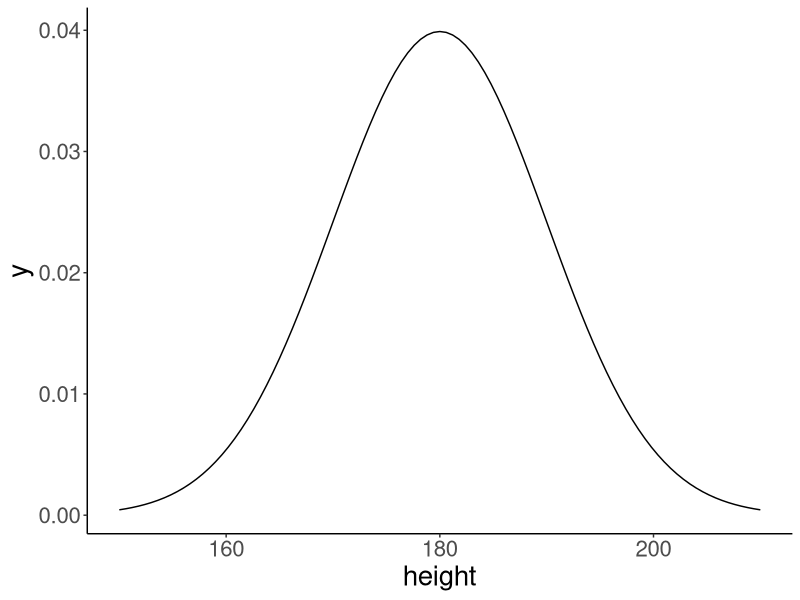
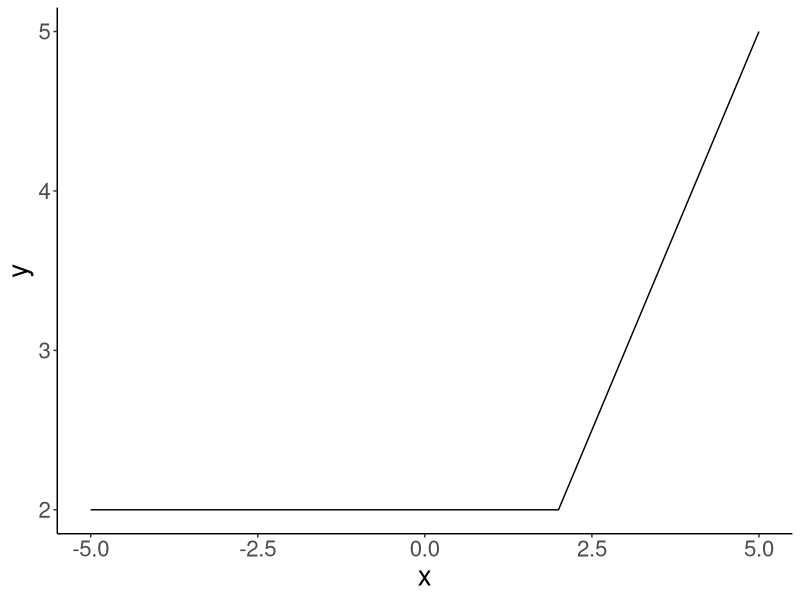
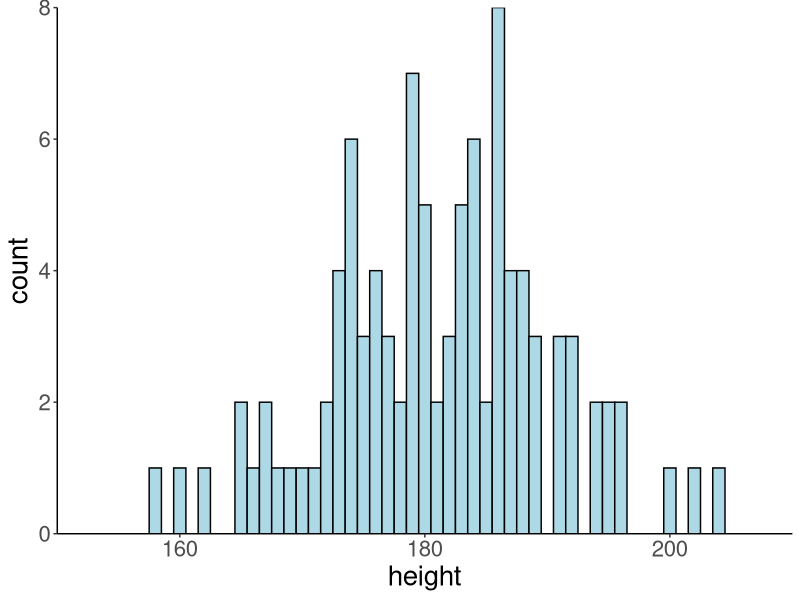
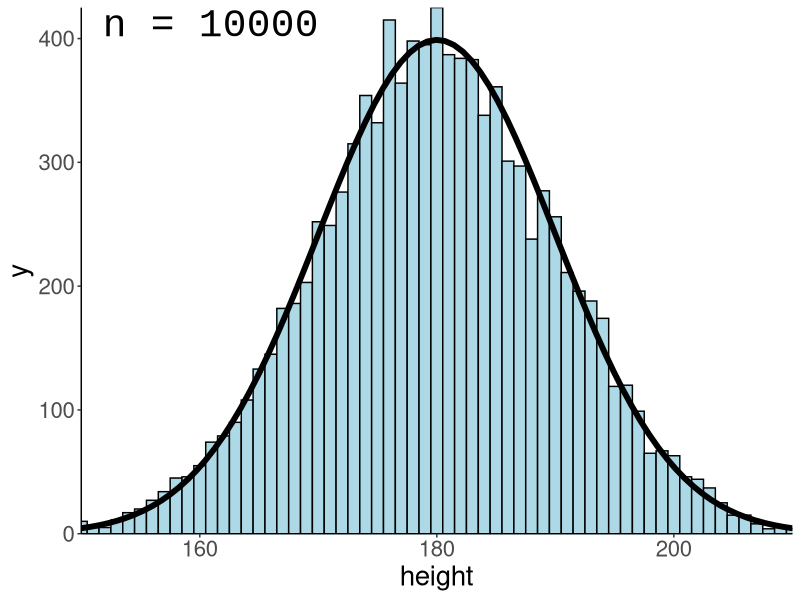
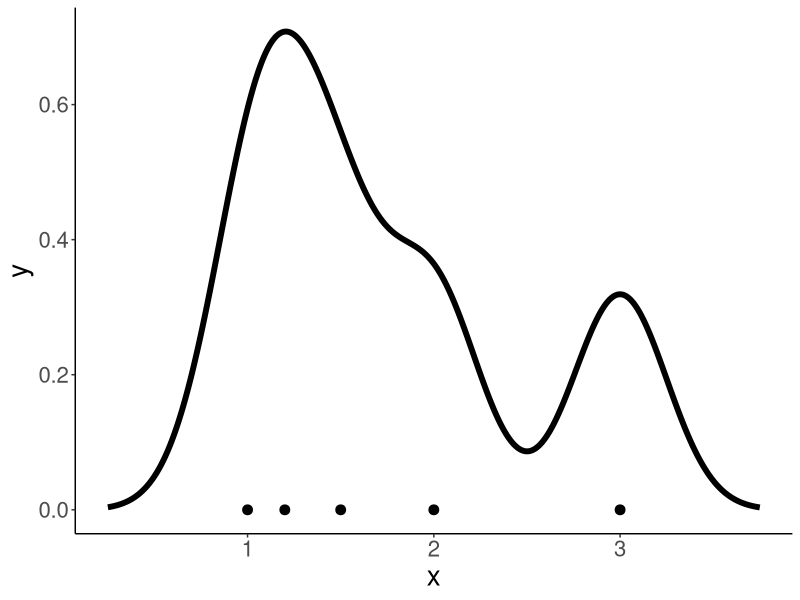
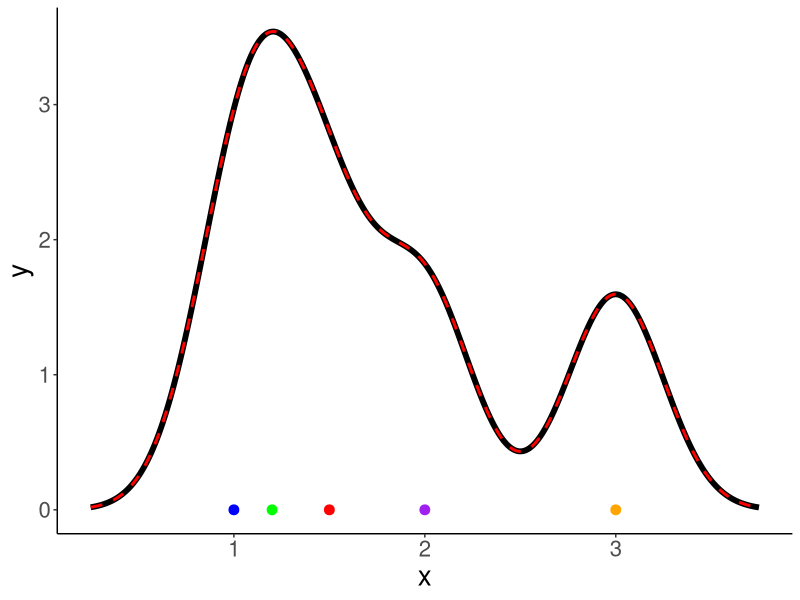
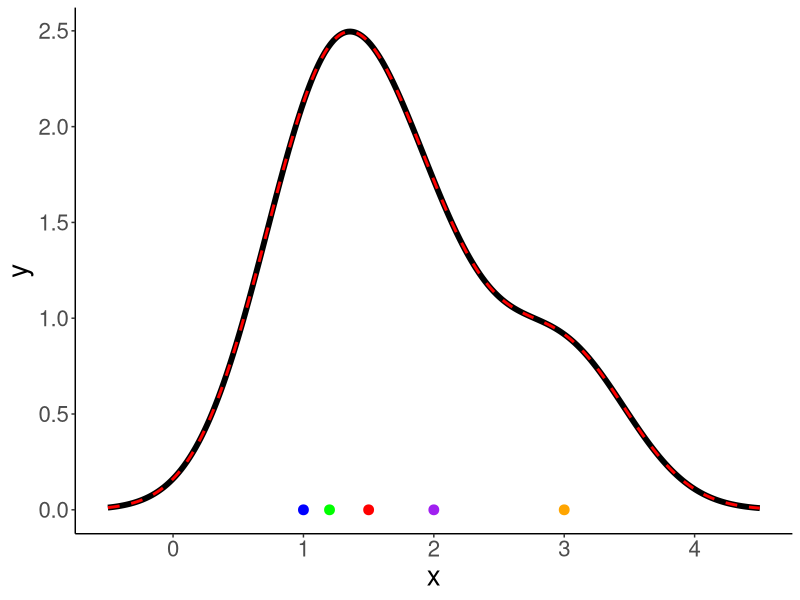
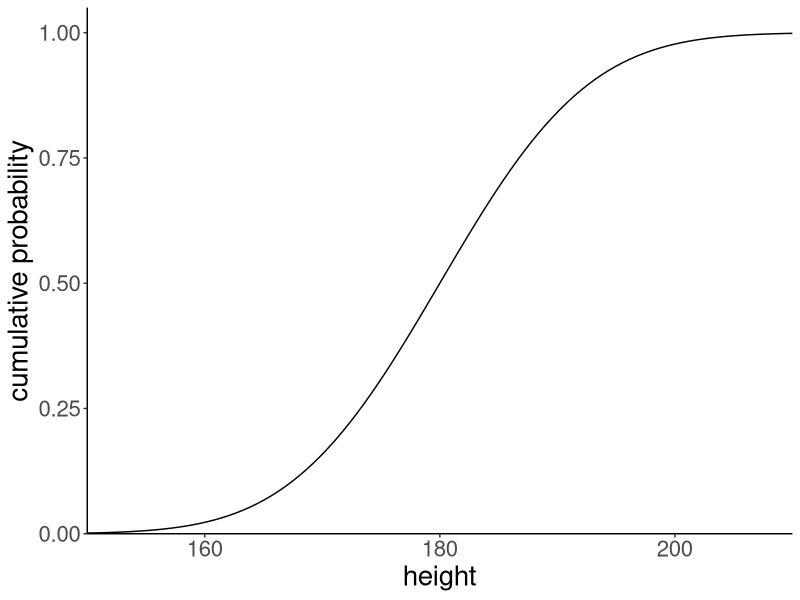

The R script that drew these images, in order:
## ---- chunk 1
library("knitr")
library("kableExtra")
library("MASS")
library("patchwork")
library("tidyverse")
## ---- chunk 2
theme_set(theme_classic() + #set the theme 
            theme(text = element_text(size = 20))) #set the default text size

opts_chunk$set(comment = "",
               fig.show = "hold")
## ---- chunk 3
tibble(letter = c("`d`","`p`","`q`","`r`"),
  description = c('for "__density__", the density function (probability function (for _discrete_ variables) or probability density function (for _continuous_ variables))',
                  'for "__probability__", the cumulative distribution function',
                  'for "__quantile__", the inverse cumulative distribution function',
                  'for "__random__", a random variable having the specified distribution'),
  example = c("`dnorm()`", "`pnorm()`", "`qnorm()`", "`rnorm()`")) %>% 
kable() %>% 
kable_styling(bootstrap_options = "striped",
              full_width = F)
## ---- chunk 4
ggplot(data = tibble(height = c(150, 210)),
       mapping = aes(x = height)) +
  stat_function(fun = ~ dnorm(., mean = 180, sd = 10))
## ---- chunk 5
# define the breakpoint function 
fun.breakpoint = function(x, breakpoint){
  x[x < breakpoint] = breakpoint
  return(x)
}

# plot the function
ggplot(data = tibble(x = c(-5, 5)),
       mapping = aes(x = x)) +
  stat_function(fun = ~ fun.breakpoint(., breakpoint = 2))
## ---- chunk 6
# make this example reproducible 
set.seed(1)

# define how many samples to draw 
tmp.nsamples = 100

# make a data frame with the samples
df.plot = tibble(height = rnorm(n = tmp.nsamples, mean = 180, sd = 10))

# plot the samples using a histogram 
ggplot(data = df.plot,
       mapping = aes(x = height)) +
  geom_histogram(binwidth = 1,
                 color = "black",
                 fill = "lightblue") +
  scale_x_continuous(breaks = c(160, 180, 200)) +
  coord_cartesian(xlim = c(150, 210), expand = F)

# remove all variables with tmp in their name 
rm(list = ls() %>% str_subset(pattern = "tmp."))
## ---- chunk 7
# make this example reproducible 
set.seed(1)

# play around with this value
# tmp.nsamples = 100
tmp.nsamples = 10000
tmp.binwidth = 1

# make a data frame with the samples
df.plot = tibble(height = rnorm(n = tmp.nsamples,
                                mean = 180,
                                sd = 10)) 

# adjust the density of the normal distribution based on the samples and binwidth 
fun.dnorm = function(x, mean, sd, n, binwidth){
  dnorm(x = x, mean = mean, sd = sd) * n * binwidth
}

# plot the samples using a histogram 
ggplot(data = df.plot,
       mapping = aes(x = height)) +
  geom_histogram(binwidth = tmp.binwidth,
                 color = "black",
                 fill = "lightblue") +
  stat_function(fun = ~ fun.dnorm(x = .,
                                  mean = 180,
                                  sd = 10,
                                  n = tmp.nsamples,
                                  binwidth = tmp.binwidth),
                xlim = c(min(df.plot$height), max(df.plot$height)),
                size = 2) +
  annotate(geom = "text",
           label = str_c("n = ", tmp.nsamples),
           x = -Inf,
           y = Inf,
           hjust = -0.1,
           vjust = 1.1,
           size = 10,
           family = "Courier New") +
  scale_x_continuous(breaks = c(160, 180, 200)) +
  coord_cartesian(xlim = c(150, 210), expand = F)

# remove all variables with tmp in their name 
rm(list = ls() %>% str_subset(pattern = "tmp."))
## ---- chunk 8

# calculate density
observations = c(1, 1.2, 1.5, 2, 3)
bandwidth = 0.25 # bandwidth (= sd) of the Gaussian distribution 
tmp.density = density(observations,
        kernel = "gaussian",
        bw = bandwidth,
        n = 512)

# save density as data frame 
df.density = tibble(x = tmp.density$x,
                    y = tmp.density$y) 

df.density %>% 
  head() %>% 
  kable(digits = 3) %>% 
  kable_styling(bootstrap_options = "striped",
                full_width = F)
## ---- chunk 9
ggplot(data = df.density, 
       mapping = aes(x = x, y = y)) +
  geom_line(size = 2) +
  geom_point(data = enframe(observations),
             mapping = aes(x = value, y = 0),
             size = 3)
## ---- chunk 10
# add densities for the individual normal distributions
for (i in 1:length(observations)){
  df.density[[str_c("observation_",i)]] = dnorm(df.density$x,
                                                mean = observations[i],
                                                sd = bandwidth)
}

# sum densities
df.density = df.density %>%
  mutate(sum_norm = rowSums(select(., contains("observation_"))),
         y = y * length(observations))

df.density %>% 
  head() %>% 
  kable(digits = 3) %>% 
  kable_styling(bootstrap_options = "striped",
                full_width = F)
## ---- chunk 11
# colors of individual Gaussian distributions 
colors = c("blue", "green", "red", "purple", "orange")

# original density 
p = ggplot(data = df.density, aes(x = x, y = y)) +
  geom_line(size = 2)

# individual densities 
for (i in 1:length(observations)){
  p = p + stat_function(fun = "dnorm",
                        args = list(mean = observations[i], sd = bandwidth),
                        color = colors[i])
}

# individual observations 
p = p + geom_point(data = enframe(observations),
             mapping = aes(x = value, y = 0, color = factor(1:5)),
             size = 3,
             show.legend = F) +
  scale_color_manual(values = colors)

# sum of the individual densities
p = p +
  geom_line(data = df.density,
            aes(x = x, y = sum_norm),
            size = 1,
            color = "red",
            linetype = 2)
p # print the figure
## ---- chunk 12
# colors of individual Gaussian distributions 
colors = c("blue", "green", "red", "purple", "orange")

# calculate density
observations = c(1, 1.2, 1.5, 2, 3)
bandwidth = 0.5 # bandwidth (= sd) of the Gaussian distribution 
tmp.density = density(observations,
        kernel = "gaussian",
        bw = bandwidth,
        n = 512)

# save density as data frame 
df.density = tibble(
  x = tmp.density$x,
  y = tmp.density$y
) 

# add densities for the individual normal distributions
for (i in 1:length(observations)){
  df.density[[str_c("observation_",i)]] = dnorm(df.density$x,
                                                mean = observations[i],
                                                sd = bandwidth)
}

# sum densities
df.density = df.density %>%
  mutate(sum_norm = rowSums(select(., contains("observation_"))),
         y = y * length(observations))

# original plot 
p = ggplot(data = df.density, aes(x = x, y = y)) +
  geom_line(size = 2) +
  geom_point(data = enframe(observations),
             mapping = aes(x = value,
                           y = 0,
                           color = factor(1:5)),
             size = 3,
             show.legend = F) +
  scale_color_manual(values = colors)

# add individual Gaussians
for (i in 1:length(observations)){
  p = p + stat_function(fun = "dnorm",
                        args = list(mean = observations[i], sd = bandwidth),
                        color = colors[i])
}

# add the sum of Gaussians
p = p +
  geom_line(data = df.density,
            aes(x = x, y = sum_norm),
            size = 1,
            color = "red",
            linetype = 2)
p
## ---- chunk 13
ggplot(data = tibble(height = c(150, 210)),
       mapping = aes(x = height)) +
  stat_function(fun = ~ pnorm(q = ., 
                              mean = 180, 
                              sd = 10)) + 
  labs(x = "height", y = "cumulative probability") + 
  scale_x_continuous(breaks = c(160, 180, 200)) + 
  coord_cartesian(xlim = c(150, 210),
                  ylim = c(0, 1.05),
                  expand = F)
## ---- chunk 14
tmp.x = 190
tmp.y = pnorm(tmp.x, mean = 180, sd = 10)

print(tmp.y %>% round(3))

# draw the cumulative probability distribution and show the value
ggplot(data = tibble(height = c(150, 210)),
       mapping = aes(x = height)) +
  stat_function(fun = ~ pnorm(q = .,
                              mean = 180, 
                              sd = 10 )) +
  annotate(geom = "point",
           x = tmp.x, 
           y = tmp.y,
           size = 4,
           color = "blue") +
  geom_segment(mapping = aes(x = tmp.x,
                             xend = tmp.x,
                             y = 0,
                             yend = tmp.y),
               size = 1,
               color = "blue") +
  geom_segment(mapping = aes(x = -5,
                             xend = tmp.x,
                             y = tmp.y,
                             yend = tmp.y),
               size = 1,
               color = "blue") +
  labs(x = "height", y = "cumulative probability") + 
  scale_x_continuous(breaks = c(160, 180, 200)) + 
  coord_cartesian(xlim = c(150, 210),
                  ylim = c(0, 1.05),
                  expand = F)

# remove all variables with tmp in their name 
rm(list = str_subset(string = ls(), pattern = "tmp."))
## ---- chunk 15
ggplot(data = tibble(height = c(150, 210)),
       mapping = aes(x = height)) + 
  stat_function(fun = ~ dnorm(., mean = 180, sd = 10),
                geom = "area",
                fill = "lightblue",
                xlim = c(150, 190)) +
  stat_function(fun = ~ dnorm(., mean = 180, sd = 10),
                size = 1.5) +
  labs(x = "height", y = "density") + 
  scale_y_continuous(expand = expansion(mult = c(0, 0.1))) +
  scale_x_continuous(breaks = c(160, 180, 200)) + 
  coord_cartesian(xlim = c(150, 210))
## ---- chunk 16
ggplot(data = tibble(probability = c(0, 1)),
       mapping = aes(x = probability)) +
  stat_function(fun = ~ qnorm(p = ., 
                              mean = 180,
                              sd = 10)) + 
  labs(y = "height", 
       x = "cumulative probability") + 
  scale_x_continuous(breaks = seq(from = 0, to = 1, by = 0.1)) + 
  scale_y_continuous(limits = c(160, 200)) + 
  coord_cartesian(xlim = c(0, 1.05),
                  expand = F)
## ---- chunk 17
tmp.x = 0.3
tmp.y = qnorm(tmp.x, mean = 180, sd = 10)

print(tmp.y %>% round(3))

# draw the cumulative probability distribution and show the value
ggplot(data = tibble(probability = c(0, 1)),
       mapping = aes(x = probability)) +
  stat_function(fun = ~ qnorm(., mean = 180, sd = 10)) +
  annotate(geom = "point",
           x = tmp.x, 
           y = tmp.y,
           size = 4,
           color = "blue") +
  geom_segment(mapping = aes(x = tmp.x,
                             xend = tmp.x,
                             y = 160,
                             yend = tmp.y),
               size = 1,
               color = "blue") +
  geom_segment(mapping = aes(x = 0,
                             xend = tmp.x,
                             y = tmp.y,
                             yend = tmp.y),
               size = 1,
               color = "blue") +
  labs(x = "cumulative probability",
       y = "height") + 
  scale_x_continuous(breaks = seq(from = 0, to = 1, by = 0.1)) + 
  scale_y_continuous(limits = c(160, 200)) + 
  coord_cartesian(xlim = c(0, 1.05),
                  expand = F)

# remove all variables with tmp in their name 
rm(list = str_subset(string = ls(), pattern = "tmp."))
## ---- chunk 18
tmp.lower = 170
tmp.upper = 180

tmp.prob = pnorm(tmp.upper, mean = 180, sd = 10) - 
  pnorm(tmp.lower, mean = 180, sd = 10)

tmp.prob

ggplot(data = tibble(x = c(150, 210)),
       mapping = aes(x = x)) + 
  stat_function(fun = ~ dnorm(., mean = 180, sd = 10),
                geom = "area",
                fill = "lightblue",
                xlim = c(tmp.lower, tmp.upper),
                color = "black",
                linetype = 2) +
  stat_function(fun = ~ dnorm(., mean = 180, sd = 10),
                size = 1.5) +
  labs(x = "height",
       y = "density") + 
  scale_y_continuous(expand = expansion(mult = c(0, 0.1))) +
  scale_x_continuous(breaks = c(160, 180, 200)) + 
  coord_cartesian(xlim = c(150, 210))

# remove all variables with tmp in their name 
rm(list = str_subset(string = ls(), pattern = "tmp."))
## ---- chunk 19
# let's compute the probability of observing a value within a certain range 
tmp.lower = 170
tmp.upper = 180

# make example reproducible
set.seed(1)

# generate some samples and store them in a data frame 
tmp.nsamples = 10000

df.samples = tibble(height = rnorm(n = tmp.nsamples, mean = 180, sd = 10))

# compute the probability that sample lies within the range of interest
tmp.prob = df.samples %>% 
  filter(height >= tmp.lower,
         height <= tmp.upper) %>% 
  summarize(prob = n()/tmp.nsamples)

# illustrate the result using a histogram 
ggplot(data = df.samples,
       mapping = aes(x = height)) + 
  geom_histogram(binwidth = 1,
                 color = "black",
                 fill = "lightblue") +
  geom_vline(xintercept = tmp.lower,
             size = 1, 
             color = "red",
             linetype = 2) +
  geom_vline(xintercept = tmp.upper,
             size = 1, 
             color = "red",
             linetype = 2) +
  annotate(geom = "label",
           label = str_c(tmp.prob %>% round(3) * 100, "%"),
           x = 175,
           y = 200,
           hjust = 0.5,
           size = 10) + 
  scale_y_continuous(expand = expansion(mult = c(0, 0.1))) +
  labs(x = "height")

# remove all variables with tmp in their name 
rm(list = str_subset(string = ls(), pattern = "tmp."))
## ---- chunk 20

# Example taken from here: http://statsthinking21.org/probability.html#empirical-frequency

set.seed(1) # set the seed so that the outcome is consistent
nsamples = 50000 # how many flips do we want to make?

# create some random coin flips using the rbinom() function with
# a true probability of 0.5

df.samples = tibble(trial_number = seq(nsamples), 
                    outcomes = rbinom(nsamples, 1, 0.5)) %>% 
  mutate(mean_probability = cumsum(outcomes) / seq_along(outcomes)) %>% 
  filter(trial_number >= 10) # start with a minimum sample of 10 flips

ggplot(data = df.samples, 
       mapping = aes(x = trial_number, y = mean_probability)) +
  geom_hline(yintercept = 0.5, color = "gray", linetype = "dashed") +
  geom_line() +
  labs(x = "Number of trials",
       y = "Estimated probability of heads") +
  theme_classic() +
  theme(text = element_text(size = 20))
## ---- chunk 21
height = 175

# priors 
prior_basketball = 2/3 
prior_chess = 1/3 

# likelihood  
mean_basketball = 180
sd_basketball = 10

mean_chess = 170
sd_chess = 8

likelihood_basketball = dnorm(height, mean = mean_basketball, sd = sd_basketball)
likelihood_chess = dnorm(height, mean = mean_chess, sd = sd_chess)

# posterior
posterior_basketball = (likelihood_basketball * prior_basketball) / 
  ((likelihood_basketball * prior_basketball) + (likelihood_chess * prior_chess))

posterior_basketball %>% print()
## ---- chunk 22
# number of kids 
tmp.nkids = 10000

# make reproducible 
set.seed(1)

# priors 
prior_basketball = 2/3 
prior_chess = 1/3 

# likelihood functions 
mean_basketball = 180
sd_basketball = 10

mean_chess = 170
sd_chess = 8

# data frame with the kids
df.camp = tibble(kid = 1:tmp.nkids,
                 sport = sample(c("chess", "basketball"),
                                size = tmp.nkids,
                                replace = T,
                                prob = c(prior_chess, prior_basketball))) %>% 
  rowwise() %>% 
  mutate(height = ifelse(test = sport == "chess",
                         yes = rnorm(., mean = mean_chess, sd = sd_chess),
                         no = rnorm(., mean = mean_basketball, sd = sd_basketball))) %>% 
  ungroup

df.camp %>% print()
## ---- chunk 23
# number of kids 
tmp.nkids = 100000

# make reproducible 
set.seed(3)

df.camp2 = tibble(
  kid = 1:tmp.nkids,
  sport = sample(c("chess", "basketball"),
                 size = tmp.nkids,
                 replace = T,
                 prob = c(prior_chess, prior_basketball))) %>% 
  arrange(sport) %>% 
  mutate(height = c(rnorm(sum(sport == "basketball"),
                          mean = mean_basketball,
                          sd = sd_basketball),
                    rnorm(sum(sport == "chess"),
                          mean = mean_chess,
                          sd = sd_chess)))
## ---- chunk 24
tmp.height = 175
tmp.margin = 1

df.camp %>% 
  filter(between(height,
                 left = tmp.height - tmp.margin,
                 right = tmp.height + tmp.margin)) %>% 
  count(sport) %>% 
  pivot_wider(names_from = sport,
              values_from = n) %>% 
  summarize(prob_basketball = basketball/(basketball + chess))
## ---- chunk 25
sessionInfo()
